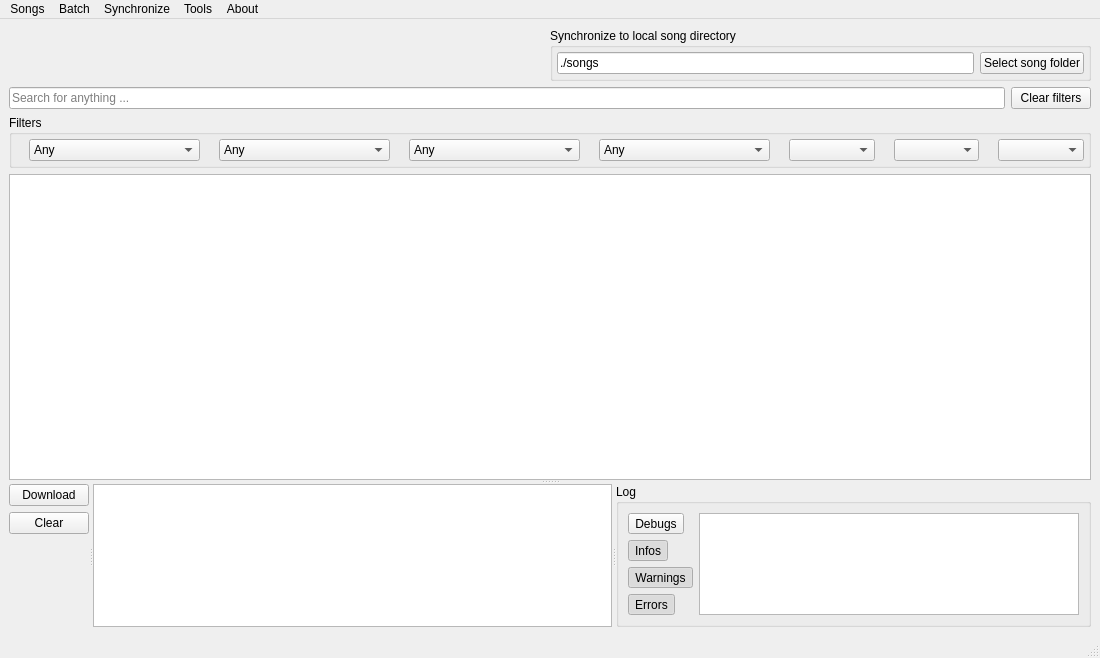
<?xml version="1.0" encoding="UTF-8"?>
<ui version="4.0">
 <class>MainWindow</class>
 <widget class="QMainWindow" name="MainWindow">
  <property name="geometry">
   <rect>
    <x>0</x>
    <y>0</y>
    <width>1100</width>
    <height>658</height>
   </rect>
  </property>
  <property name="windowTitle">
   <string>USDB Syncer</string>
  </property>
  <widget class="QWidget" name="centralwidget">
   <layout class="QVBoxLayout" name="verticalLayout_2">
    <item>
     <layout class="QHBoxLayout" name="horizontalLayout_3">
      <item>
       <spacer name="horizontalSpacer">
        <property name="orientation">
         <enum>Qt::Horizontal</enum>
        </property>
        <property name="sizeHint" stdset="0">
         <size>
          <width>347</width>
          <height>17</height>
         </size>
        </property>
       </spacer>
      </item>
      <item>
       <widget class="QGroupBox" name="groupBox_2">
        <property name="title">
         <string>Synchronize to local song directory</string>
        </property>
        <property name="checkable">
         <bool>false</bool>
        </property>
        <layout class="QHBoxLayout" name="horizontalLayout_4">
         <property name="leftMargin">
          <number>4</number>
         </property>
         <property name="topMargin">
          <number>4</number>
         </property>
         <property name="rightMargin">
          <number>4</number>
         </property>
         <property name="bottomMargin">
          <number>4</number>
         </property>
         <item>
          <widget class="QLineEdit" name="lineEdit_song_dir">
           <property name="text">
            <string>./songs</string>
           </property>
           <property name="readOnly">
            <bool>true</bool>
           </property>
          </widget>
         </item>
         <item>
          <widget class="QPushButton" name="pushButton_select_song_dir">
           <property name="enabled">
            <bool>true</bool>
           </property>
           <property name="text">
            <string>Select song folder</string>
           </property>
          </widget>
         </item>
        </layout>
       </widget>
      </item>
     </layout>
    </item>
    <item>
     <layout class="QHBoxLayout" name="horizontalLayout_7">
      <item>
       <widget class="QLineEdit" name="lineEdit_search">
        <property name="placeholderText">
         <string>Search for anything ...</string>
        </property>
       </widget>
      </item>
      <item>
       <widget class="QPushButton" name="clear_filters">
        <property name="text">
         <string>Clear filters</string>
        </property>
       </widget>
      </item>
     </layout>
    </item>
    <item>
     <widget class="QGroupBox" name="groupBox_4">
      <property name="sizePolicy">
       <sizepolicy hsizetype="MinimumExpanding" vsizetype="Preferred">
        <horstretch>0</horstretch>
        <verstretch>0</verstretch>
       </sizepolicy>
      </property>
      <property name="title">
       <string>Filters</string>
      </property>
      <layout class="QHBoxLayout" name="horizontalLayout_5" stretch="0,2,0,2,0,2,0,2,0,1,0,1,0,1">
       <property name="leftMargin">
        <number>4</number>
       </property>
       <property name="topMargin">
        <number>4</number>
       </property>
       <property name="rightMargin">
        <number>4</number>
       </property>
       <property name="bottomMargin">
        <number>4</number>
       </property>
       <item>
        <widget class="QLabel" name="label_10">
         <property name="text">
          <string/>
         </property>
         <property name="pixmap">
          <pixmap resource="../resources/resources.qrc">:/icons/artist.png</pixmap>
         </property>
         <property name="alignment">
          <set>Qt::AlignRight|Qt::AlignTrailing|Qt::AlignVCenter</set>
         </property>
        </widget>
       </item>
       <item>
        <widget class="QComboBox" name="comboBox_artist">
         <property name="sizePolicy">
          <sizepolicy hsizetype="Ignored" vsizetype="Fixed">
           <horstretch>0</horstretch>
           <verstretch>0</verstretch>
          </sizepolicy>
         </property>
         <property name="minimumSize">
          <size>
           <width>50</width>
           <height>0</height>
          </size>
         </property>
         <property name="editable">
          <bool>false</bool>
         </property>
         <property name="sizeAdjustPolicy">
          <enum>QComboBox::AdjustToContentsOnFirstShow</enum>
         </property>
         <item>
          <property name="text">
           <string>Any</string>
          </property>
         </item>
        </widget>
       </item>
       <item>
        <widget class="QLabel" name="label_11">
         <property name="text">
          <string/>
         </property>
         <property name="pixmap">
          <pixmap resource="../resources/resources.qrc">:/icons/title.png</pixmap>
         </property>
         <property name="alignment">
          <set>Qt::AlignRight|Qt::AlignTrailing|Qt::AlignVCenter</set>
         </property>
        </widget>
       </item>
       <item>
        <widget class="QComboBox" name="comboBox_title">
         <property name="sizePolicy">
          <sizepolicy hsizetype="Ignored" vsizetype="Fixed">
           <horstretch>0</horstretch>
           <verstretch>0</verstretch>
          </sizepolicy>
         </property>
         <property name="minimumSize">
          <size>
           <width>50</width>
           <height>0</height>
          </size>
         </property>
         <property name="editable">
          <bool>false</bool>
         </property>
         <property name="sizeAdjustPolicy">
          <enum>QComboBox::AdjustToContentsOnFirstShow</enum>
         </property>
         <item>
          <property name="text">
           <string>Any</string>
          </property>
         </item>
        </widget>
       </item>
       <item>
        <widget class="QLabel" name="label_12">
         <property name="text">
          <string/>
         </property>
         <property name="pixmap">
          <pixmap resource="../resources/resources.qrc">:/icons/language.png</pixmap>
         </property>
         <property name="alignment">
          <set>Qt::AlignRight|Qt::AlignTrailing|Qt::AlignVCenter</set>
         </property>
        </widget>
       </item>
       <item>
        <widget class="QComboBox" name="comboBox_language">
         <property name="sizePolicy">
          <sizepolicy hsizetype="Preferred" vsizetype="Fixed">
           <horstretch>0</horstretch>
           <verstretch>0</verstretch>
          </sizepolicy>
         </property>
         <property name="minimumSize">
          <size>
           <width>50</width>
           <height>0</height>
          </size>
         </property>
         <property name="editable">
          <bool>false</bool>
         </property>
         <item>
          <property name="text">
           <string>Any</string>
          </property>
         </item>
        </widget>
       </item>
       <item>
        <widget class="QLabel" name="label_13">
         <property name="text">
          <string/>
         </property>
         <property name="pixmap">
          <pixmap resource="../resources/resources.qrc">:/icons/edition.png</pixmap>
         </property>
         <property name="alignment">
          <set>Qt::AlignRight|Qt::AlignTrailing|Qt::AlignVCenter</set>
         </property>
        </widget>
       </item>
       <item>
        <widget class="QComboBox" name="comboBox_edition">
         <property name="sizePolicy">
          <sizepolicy hsizetype="Minimum" vsizetype="Fixed">
           <horstretch>0</horstretch>
           <verstretch>0</verstretch>
          </sizepolicy>
         </property>
         <property name="minimumSize">
          <size>
           <width>30</width>
           <height>0</height>
          </size>
         </property>
         <property name="editable">
          <bool>false</bool>
         </property>
         <item>
          <property name="text">
           <string>Any</string>
          </property>
         </item>
        </widget>
       </item>
       <item>
        <widget class="QLabel" name="label_14">
         <property name="text">
          <string/>
         </property>
         <property name="pixmap">
          <pixmap resource="../resources/resources.qrc">:/icons/golden_notes.png</pixmap>
         </property>
         <property name="alignment">
          <set>Qt::AlignRight|Qt::AlignTrailing|Qt::AlignVCenter</set>
         </property>
        </widget>
       </item>
       <item>
        <widget class="QComboBox" name="comboBox_golden_notes">
         <property name="sizePolicy">
          <sizepolicy hsizetype="Minimum" vsizetype="Fixed">
           <horstretch>0</horstretch>
           <verstretch>0</verstretch>
          </sizepolicy>
         </property>
         <property name="minimumSize">
          <size>
           <width>30</width>
           <height>0</height>
          </size>
         </property>
        </widget>
       </item>
       <item>
        <widget class="QLabel" name="label_15">
         <property name="text">
          <string/>
         </property>
         <property name="pixmap">
          <pixmap resource="../resources/resources.qrc">:/icons/rating.png</pixmap>
         </property>
         <property name="alignment">
          <set>Qt::AlignRight|Qt::AlignTrailing|Qt::AlignVCenter</set>
         </property>
        </widget>
       </item>
       <item>
        <widget class="QComboBox" name="comboBox_rating">
         <property name="sizePolicy">
          <sizepolicy hsizetype="Minimum" vsizetype="Fixed">
           <horstretch>0</horstretch>
           <verstretch>0</verstretch>
          </sizepolicy>
         </property>
         <property name="minimumSize">
          <size>
           <width>50</width>
           <height>0</height>
          </size>
         </property>
        </widget>
       </item>
       <item>
        <widget class="QLabel" name="label_16">
         <property name="text">
          <string/>
         </property>
         <property name="pixmap">
          <pixmap resource="../resources/resources.qrc">:/icons/views.png</pixmap>
         </property>
         <property name="alignment">
          <set>Qt::AlignRight|Qt::AlignTrailing|Qt::AlignVCenter</set>
         </property>
        </widget>
       </item>
       <item>
        <widget class="QComboBox" name="comboBox_views">
         <property name="sizePolicy">
          <sizepolicy hsizetype="Minimum" vsizetype="Fixed">
           <horstretch>0</horstretch>
           <verstretch>0</verstretch>
          </sizepolicy>
         </property>
         <property name="minimumSize">
          <size>
           <width>30</width>
           <height>0</height>
          </size>
         </property>
        </widget>
       </item>
      </layout>
     </widget>
    </item>
    <item>
     <widget class="QSplitter" name="splitter_2">
      <property name="orientation">
       <enum>Qt::Vertical</enum>
      </property>
      <widget class="QTableView" name="view_list">
       <property name="sizePolicy">
        <sizepolicy hsizetype="Expanding" vsizetype="Expanding">
         <horstretch>0</horstretch>
         <verstretch>3</verstretch>
        </sizepolicy>
       </property>
       <property name="font">
        <font>
         <pointsize>9</pointsize>
        </font>
       </property>
       <property name="editTriggers">
        <set>QAbstractItemView::NoEditTriggers</set>
       </property>
       <property name="alternatingRowColors">
        <bool>true</bool>
       </property>
       <property name="selectionMode">
        <enum>QAbstractItemView::ExtendedSelection</enum>
       </property>
       <property name="selectionBehavior">
        <enum>QAbstractItemView::SelectRows</enum>
       </property>
       <property name="sortingEnabled">
        <bool>true</bool>
       </property>
       <attribute name="verticalHeaderVisible">
        <bool>false</bool>
       </attribute>
       <attribute name="verticalHeaderMinimumSectionSize">
        <number>24</number>
       </attribute>
       <attribute name="verticalHeaderDefaultSectionSize">
        <number>24</number>
       </attribute>
      </widget>
      <widget class="QSplitter" name="splitter">
       <property name="sizePolicy">
        <sizepolicy hsizetype="Expanding" vsizetype="Preferred">
         <horstretch>0</horstretch>
         <verstretch>1</verstretch>
        </sizepolicy>
       </property>
       <property name="orientation">
        <enum>Qt::Horizontal</enum>
       </property>
       <widget class="QWidget" name="layoutWidget">
        <layout class="QVBoxLayout" name="layout_batch_buttons">
         <property name="spacing">
          <number>6</number>
         </property>
         <item>
          <widget class="QPushButton" name="button_batch_download">
           <property name="enabled">
            <bool>true</bool>
           </property>
           <property name="font">
            <font>
             <pointsize>9</pointsize>
            </font>
           </property>
           <property name="text">
            <string>Download</string>
           </property>
          </widget>
         </item>
         <item>
          <widget class="QPushButton" name="button_batch_clear">
           <property name="text">
            <string>Clear</string>
           </property>
          </widget>
         </item>
         <item>
          <spacer name="verticalSpacer">
           <property name="orientation">
            <enum>Qt::Vertical</enum>
           </property>
           <property name="sizeHint" stdset="0">
            <size>
             <width>20</width>
             <height>40</height>
            </size>
           </property>
          </spacer>
         </item>
        </layout>
       </widget>
       <widget class="QTableView" name="view_queue">
        <property name="sizePolicy">
         <sizepolicy hsizetype="Expanding" vsizetype="Expanding">
          <horstretch>3</horstretch>
          <verstretch>0</verstretch>
         </sizepolicy>
        </property>
        <property name="font">
         <font>
          <pointsize>9</pointsize>
         </font>
        </property>
        <property name="alternatingRowColors">
         <bool>true</bool>
        </property>
        <property name="selectionBehavior">
         <enum>QAbstractItemView::SelectRows</enum>
        </property>
        <property name="sortingEnabled">
         <bool>true</bool>
        </property>
        <attribute name="verticalHeaderVisible">
         <bool>false</bool>
        </attribute>
        <attribute name="verticalHeaderDefaultSectionSize">
         <number>24</number>
        </attribute>
       </widget>
       <widget class="QGroupBox" name="group_log">
        <property name="sizePolicy">
         <sizepolicy hsizetype="Preferred" vsizetype="Preferred">
          <horstretch>2</horstretch>
          <verstretch>0</verstretch>
         </sizepolicy>
        </property>
        <property name="title">
         <string>Log</string>
        </property>
        <layout class="QHBoxLayout" name="_2">
         <item>
          <layout class="QVBoxLayout" name="verticalLayout_3">
           <item>
            <widget class="QToolButton" name="toolButton_debugs">
             <property name="text">
              <string>Debugs</string>
             </property>
             <property name="icon">
              <iconset resource="../resources/resources.qrc">
               <normaloff>:/icons/bug.png</normaloff>:/icons/bug.png</iconset>
             </property>
             <property name="checkable">
              <bool>true</bool>
             </property>
            </widget>
           </item>
           <item>
            <widget class="QToolButton" name="toolButton_infos">
             <property name="toolTip">
              <string>Information</string>
             </property>
             <property name="text">
              <string>Infos</string>
             </property>
             <property name="icon">
              <iconset resource="../resources/resources.qrc">
               <normaloff>:/icons/info.png</normaloff>:/icons/info.png</iconset>
             </property>
             <property name="checkable">
              <bool>true</bool>
             </property>
             <property name="checked">
              <bool>true</bool>
             </property>
            </widget>
           </item>
           <item>
            <widget class="QToolButton" name="toolButton_warnings">
             <property name="toolTip">
              <string>Warnings</string>
             </property>
             <property name="text">
              <string>Warnings</string>
             </property>
             <property name="icon">
              <iconset resource="../resources/resources.qrc">
               <normaloff>:/icons/warning.png</normaloff>:/icons/warning.png</iconset>
             </property>
             <property name="checkable">
              <bool>true</bool>
             </property>
             <property name="checked">
              <bool>true</bool>
             </property>
            </widget>
           </item>
           <item>
            <widget class="QToolButton" name="toolButton_errors">
             <property name="toolTip">
              <string>Errors</string>
             </property>
             <property name="text">
              <string>Errors</string>
             </property>
             <property name="icon">
              <iconset resource="../resources/resources.qrc">
               <normaloff>:/icons/error.png</normaloff>:/icons/error.png</iconset>
             </property>
             <property name="checkable">
              <bool>true</bool>
             </property>
             <property name="checked">
              <bool>true</bool>
             </property>
            </widget>
           </item>
           <item>
            <spacer name="verticalSpacer_2">
             <property name="orientation">
              <enum>Qt::Vertical</enum>
             </property>
             <property name="sizeHint" stdset="0">
              <size>
               <width>20</width>
               <height>40</height>
              </size>
             </property>
            </spacer>
           </item>
          </layout>
         </item>
         <item>
          <widget class="QPlainTextEdit" name="plainTextEdit"/>
         </item>
        </layout>
       </widget>
      </widget>
     </widget>
    </item>
   </layout>
  </widget>
  <widget class="QMenuBar" name="menubar">
   <property name="geometry">
    <rect>
     <x>0</x>
     <y>0</y>
     <width>1100</width>
     <height>22</height>
    </rect>
   </property>
   <widget class="QMenu" name="menu_tools">
    <property name="title">
     <string>Tools</string>
    </property>
    <addaction name="action_settings"/>
    <addaction name="action_meta_tags"/>
    <addaction name="action_generate_song_pdf"/>
   </widget>
   <widget class="QMenu" name="menu_sync">
    <property name="title">
     <string>Synchronize</string>
    </property>
    <addaction name="action_refetch_song_list"/>
    <addaction name="action_select_local_songs"/>
   </widget>
   <widget class="QMenu" name="menu_about">
    <property name="title">
     <string>About</string>
    </property>
    <addaction name="action_show_log"/>
   </widget>
   <widget class="QMenu" name="menu_songs">
    <property name="title">
     <string>Songs</string>
    </property>
    <addaction name="action_songs_download"/>
    <addaction name="action_songs_to_batch"/>
   </widget>
   <widget class="QMenu" name="menu_batch">
    <property name="title">
     <string>Batch</string>
    </property>
    <addaction name="action_batch_remove"/>
   </widget>
   <addaction name="menu_songs"/>
   <addaction name="menu_batch"/>
   <addaction name="menu_sync"/>
   <addaction name="menu_tools"/>
   <addaction name="menu_about"/>
  </widget>
  <widget class="QStatusBar" name="statusbar"/>
  <action name="action_meta_tags">
   <property name="text">
    <string>Create Meta Tags</string>
   </property>
  </action>
  <action name="action_settings">
   <property name="text">
    <string>Settings</string>
   </property>
  </action>
  <action name="action_generate_song_pdf">
   <property name="text">
    <string>Generate Song List (PDF)...</string>
   </property>
  </action>
  <action name="action_refetch_song_list">
   <property name="icon">
    <iconset resource="../resources/resources.qrc">
     <normaloff>:/icons/faviconUSDB.ico</normaloff>:/icons/faviconUSDB.ico</iconset>
   </property>
   <property name="text">
    <string>Check USDB Song List</string>
   </property>
  </action>
  <action name="action_select_local_songs">
   <property name="text">
    <string>Select local Songs</string>
   </property>
  </action>
  <action name="action_show_log">
   <property name="text">
    <string>Show Log</string>
   </property>
  </action>
  <action name="action_songs_download">
   <property name="text">
    <string>Download</string>
   </property>
  </action>
  <action name="action_songs_to_batch">
   <property name="text">
    <string>Add to Batch</string>
   </property>
  </action>
  <action name="action_batch_remove">
   <property name="text">
    <string>Remove</string>
   </property>
  </action>
  <action name="actionDownload_2">
   <property name="text">
    <string>Download Batch</string>
   </property>
  </action>
  <action name="actionClear_Batch">
   <property name="text">
    <string>Clear Batch</string>
   </property>
  </action>
 </widget>
 <resources>
  <include location="../resources/resources.qrc"/>
 </resources>
 <connections/>
</ui>
